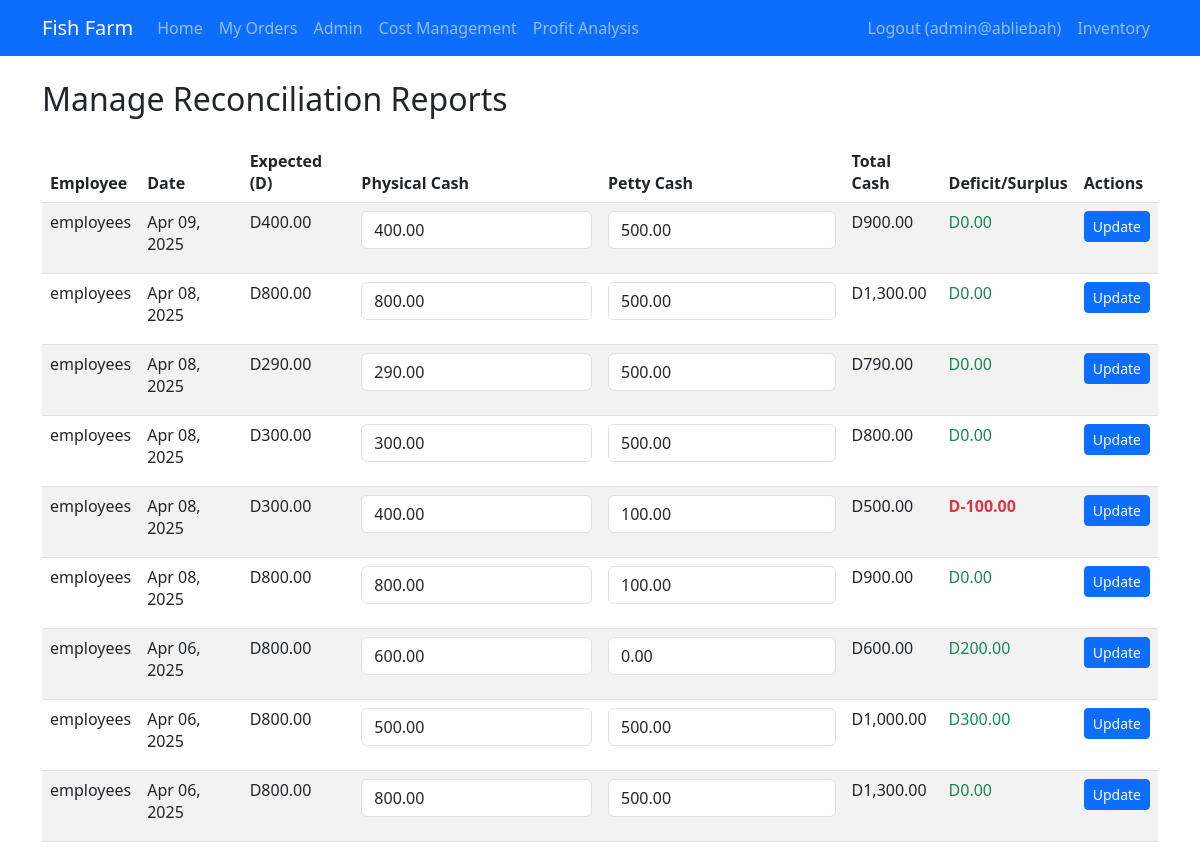
The app's page /admin_reconciliation.php (signed in), older data.
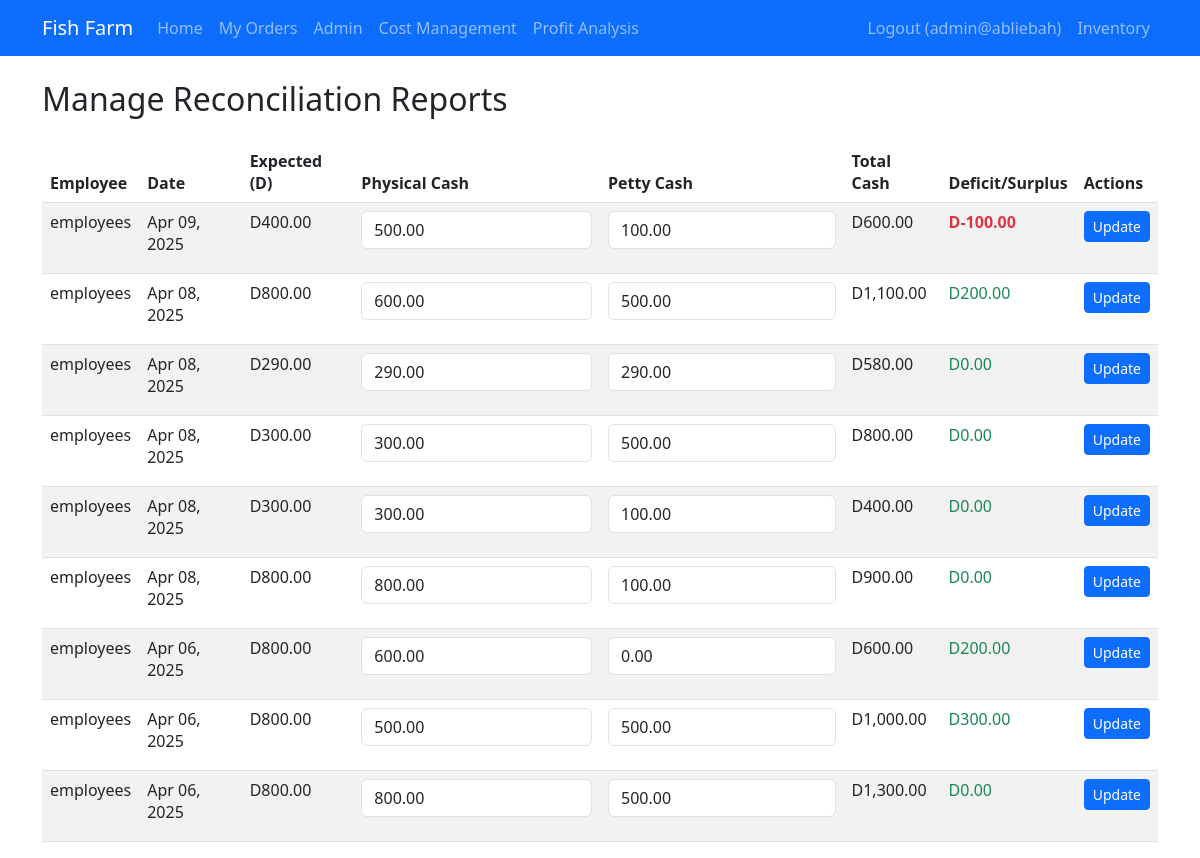
The same page, newer data.
### tables this page shows
CREATE TABLE `cash_reconciliations` (
  `id` int(11) NOT NULL,
  `employee_id` int(11) NOT NULL,
  `report_date` date NOT NULL,
  `expected_amount` decimal(10,2) NOT NULL,
  `physical_cash` decimal(10,2) NOT NULL,
  `petty_cash` decimal(10,2) NOT NULL,
  `deficit` decimal(10,2) NOT NULL,
  `total_cash` decimal(10,2) NOT NULL,
  `submitted_at` timestamp NOT NULL DEFAULT current_timestamp()
);

CREATE TABLE `users` (
  `id` int(11) NOT NULL,
  `username` varchar(50) NOT NULL,
  `password` varchar(255) NOT NULL,
  `email` varchar(100) NOT NULL,
  `role` enum('admin','employee','customer') DEFAULT 'customer',
  `created_at` timestamp NOT NULL DEFAULT current_timestamp()
);

### admin_reconciliation.php (the view, shortened to what this page needs)
<?php
require_once 'functions.php';
$reports = $pdo->query("
    SELECT cr.*, u.username as employee_name
    FROM cash_reconciliations cr
    JOIN users u ON cr.employee_id = u.id
    ORDER BY cr.report_date DESC
")->fetchAll();
include 'navbar.php';
?>
<!DOCTYPE html>
<html lang="en">
<head>
    <link href="https://cdn.jsdelivr.net/npm/bootstrap@5.3.0/dist/css/bootstrap.min.css" rel="stylesheet">
</head>
<body>
    <div class="container mt-4">
        <h2>Manage Reconciliation Reports</h2>
        <div class="table-responsive mt-4">
            <table class="table table-striped">
                <thead>
                    <tr>
                        <th>Employee</th>
                        <th>Date</th>
                        <th>Expected (D)</th>
                        <th>Physical Cash</th>
                        <th>Petty Cash</th>
                        <th>Total Cash</th>
                        <th>Deficit/Surplus</th>
                        <th>Actions</th>
                    </tr>
                </thead>
                <tbody>
                    <?php foreach ($reports as $report): ?>
                        <tr>
                            <td><?= htmlspecialchars($report['employee_name']) ?></td>
                            <td><?= date('M d, Y', strtotime($report['report_date'])) ?></td>
                            <td>D<?= number_format($report['expected_amount'], 2) ?></td>
                            <td>
                                <form method="POST" class="row g-2">
                                    <div class="col">
                                        <input type="number" step="0.01" class="form-control" name="physical_cash"
                                            value="<?= number_format($report['physical_cash'], 2) ?>" required>
                                    </div>
                            </td>
                            <td>
                                <div class="col">
                                    <input type="number" step="0.01" class="form-control" name="petty_cash"
                                        value="<?= number_format($report['petty_cash'], 2) ?>" required>
                                </div>
                            </td>
                            <td>D<?= number_format($report['total_cash'], 2) ?></td>
                            <td class="<?= $report['deficit'] < 0 ? 'text-danger fw-bold' : 'text-success' ?>">
                                D<?= number_format($report['deficit'], 2) ?>
                            </td>
                            <td>
                                <div class="col">
                                    <button type="submit" name="update_reconciliation" class="btn btn-sm btn-primary">
                                        Update
                                    </button>
                                </div>
                            </td>
                        </tr>
                    <?php endforeach; ?>
                </tbody>
            </table>
        </div>
    </div>
</body>
</html>

Row changes from the older to the newer data that the page shows:
changed cash_reconciliations "Apr 09, 2025": physical_cash "400.00" → "500.00"; petty_cash "500.00" → "100.00"; total_cash "900.00" → "600.00"; deficit "0.00" → "-100.00"
changed cash_reconciliations (number 2 of 9 on the later page): physical_cash "800.00" → "600.00"; total_cash "1,300.00" → "1,100.00"; deficit "0.00" → "200.00"
changed cash_reconciliations (number 3 of 9 on the later page): petty_cash "500.00" → "290.00"; total_cash "790.00" → "580.00"
changed cash_reconciliations (number 5 of 9 on the later page): physical_cash "400.00" → "300.00"; total_cash "500.00" → "400.00"; deficit "-100.00" → "0.00"
